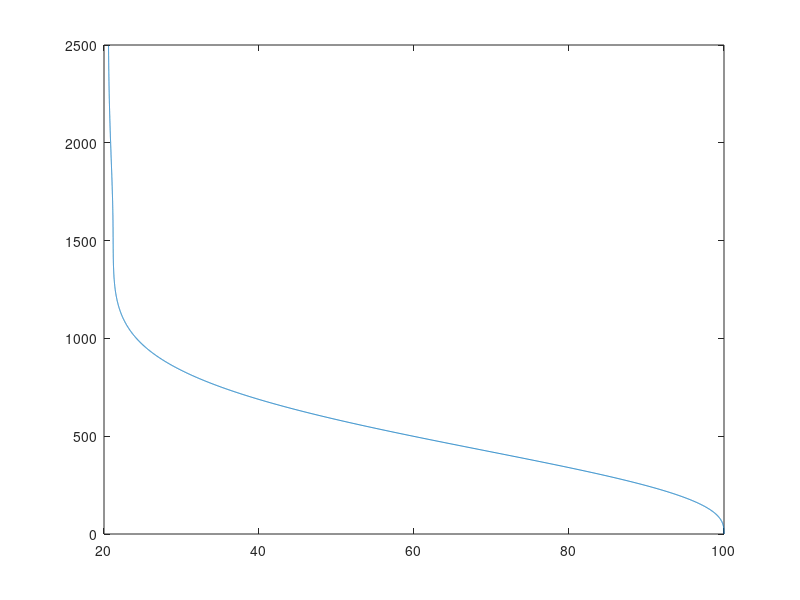

This chart was generated by the following MATLAB code:
% Initial condition
init_x = 0;
init_y = 100;
init_psi = 0;
init_r = 0;

% Coefficients
T = 20;
K = 0.1;
b = 0.001;
U = 5;
dt = 0.1;
N = 5000;
r2d = 180/pi;
d2r = pi/180;

% PID control
% m = ;
% omega = ;
% k = ;
K_p = 0.00048;
K_i = 0.0000000008;
K_d = 0.051;
K_pid = -[K_p K_d K_i];

delta = zeros(1,N); %input
r_dot = zeros(1,N); 
r = zeros(1,N); % yaw rate
psi = zeros(1,N); % yaw
x = zeros(1,N); % x position
y = zeros(1,N); % y position using equation (11)
y(1,1) = init_y;
y_pid = zeros(3,N); % each coloum is [y ; y_dot ; y_int], using equation (12) for y_dot
y_pid(1,1) = init_y;

for i=1:N-1
    
    delta(i) = K_pid * y_pid(:,i); 
    
    % saturation
    if delta(i) > 10 * d2r
        delta(i) = 10 * d2r;
    end
    if delta(i) < - 10 * d2r
        delta(i) = - 10 * d2r;
    end
    
    r_dot(i) = 1/T * (-r(i)+ K*delta(i) + b); % Nomoto model

    % update
    r(i+1) = r(i) + r_dot(i) * dt;
    psi(i+1) = psi(i) + r(i+1) * dt;
    
    y(1,i+1) = y(1,i) + U * sin(psi(i+1)) * dt; % eq (11)
    x(1,i+1) = x(1,i) + U * cos(psi(i+1)) * dt;
    
    y_pid(2,i+1) = U * psi(i+1); % y_dot from eq (12) 
%     y_pid(1,i+1) = U * sin(psi(i+1)) * dt + y_pid(1,i);
    y_pid(1,i+1) = y(1,i+1); % y
    y_pid(3,i+1) = trapz(y(1,1:i+1)); % integration of y
    
end

plot(y,x);


